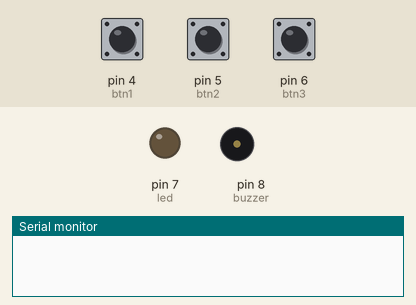
A sketch run on a simulated Arduino Uno, built with avr-gcc and run on an emulated ATmega328P. On the bench: output pins drawn as LEDs (lit = HIGH), buzzer (waves = sounding, pin HIGH), the last lines printed to the serial monitor. The test bench sets the inputs (shaded band); at power-on: pin 4 (btn1) HIGH, pin 5 (btn2) HIGH, pin 6 (btn3) HIGH.

Above: at 1.2 s.
1.3 s: pin 4 (btn1) pulled LOW for 1 s
At 2.25 s:
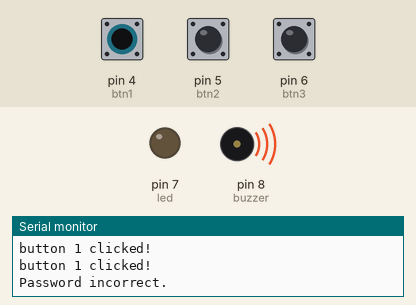
4.3 s: pin 5 (btn2) pulled LOW for 3.2 s
At 8.6 s:
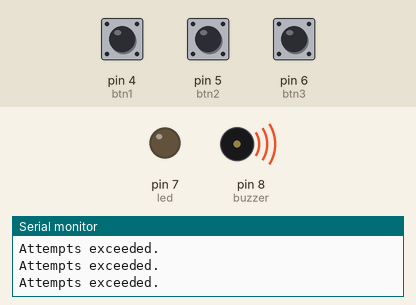
Timing chart, 0 to 10.1 s (numbered marks = the images above; inputs shaded):
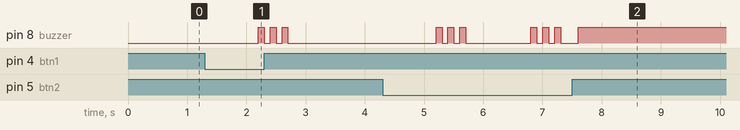

Measured:
- after the input at 1.3 s, pin 8 (buzzer): alternates HIGH for 0.10 s and LOW for 0.10 s, 6 changes in all, then stays LOW, starting after 0.90 s
- after the input at 4.3 s, pin 8 (buzzer): LOW → HIGH after 0.90 s, → LOW 0.10 s later, → HIGH 0.10 s later, → LOW 0.10 s later, … (13 changes in this stretch)

The sketch:

password_integer_three_buttons.ino
```cpp
int btn1 = 4;
int btn2 = 5;
int btn3 = 6;

int led = 7;
int buzzer = 8;

int digits_pressed = 0;
int attempts = 0;
int attempts_allowed = 3;
int password = 3;  // 21131

// if password is incorrect beep buzzer three times
// if password is incorrect and attempts have been reached, break out of program and keep beeping buzzer
// make your prints readable: change the button pin prints. change the admin message and the like

void setup() {
  Serial.begin(9600);
  pinMode(btn1, INPUT_PULLUP);
  pinMode(btn2, INPUT_PULLUP);
  pinMode(btn3, INPUT_PULLUP);
  pinMode(led, OUTPUT);
  pinMode(buzzer, OUTPUT);
}

void loop() {
  if (attempts == 3) {
    Serial.println("Attempts exceeded.");
    digitalWrite(buzzer, HIGH);
  } else if (attempts < 3) {
    // increment password when a button is clicked. display clicked button, increment a digit pressed counter
    if (digitalRead(btn1) == LOW) {
      password *= 8;

      Serial.print("button ");
      Serial.print(1);
      Serial.println(" clicked!");

      digits_pressed++;
    } else if (digitalRead(btn2) == LOW) {
      password *= 7;

      Serial.print("button ");
      Serial.print(2);
      Serial.println(" clicked!");

      digits_pressed++;
    } else if (digitalRead(btn3) == LOW) {
      password++;

      Serial.print("button ");
      Serial.print(3);
      Serial.println(" clicked!");

      digits_pressed++;
    }

    // if wrong password is typed, display warning, reset password, and increment attempts
    if (digits_pressed == 5 && password != 10760) {
      Serial.println("Password incorrect.");

      digitalWrite(buzzer, HIGH);
      delay(100);
      digitalWrite(buzzer, LOW);
      delay(100);
      digitalWrite(buzzer, HIGH);
      delay(100);
      digitalWrite(buzzer, LOW);
      delay(100);
      digitalWrite(buzzer, HIGH);
      delay(100);
      digitalWrite(buzzer, LOW);
      delay(100);

      password = 3;
      attempts++;
      digits_pressed = 0;

      Serial.print("attempt: ");
      Serial.print(attempts);
      Serial.print("/");
      Serial.println(attempts_allowed);
    }

    // if password is correct, light up led, reset password and attempts. else led is low, and nothing is tampered with
    if (password == 10760) {
      digitalWrite(led, HIGH);
      Serial.println("Password correct!");
      delay(5000);
      digitalWrite(led, LOW);

      digits_pressed = 0;
      password = 3;
      attempts = 0;
    } else {
      digitalWrite(led, LOW);
    }

    delay(200);
  }
}
```
